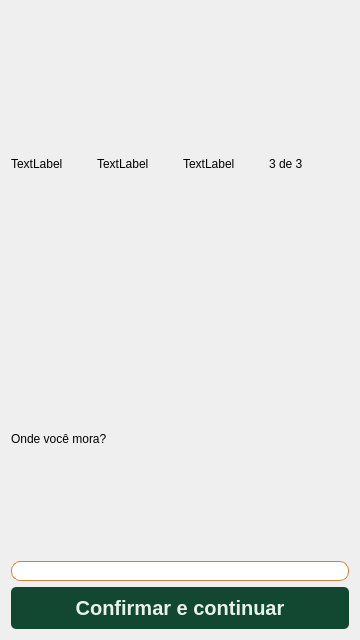
<?xml version="1.0" encoding="UTF-8"?>
<ui version="4.0">
 <class>Form</class>
 <widget class="QWidget" name="Form">
  <property name="geometry">
   <rect>
    <x>0</x>
    <y>0</y>
    <width>360</width>
    <height>640</height>
   </rect>
  </property>
  <property name="minimumSize">
   <size>
    <width>360</width>
    <height>640</height>
   </size>
  </property>
  <property name="maximumSize">
   <size>
    <width>360</width>
    <height>640</height>
   </size>
  </property>
  <property name="windowTitle">
   <string>Form</string>
  </property>
  <property name="styleSheet">
   <string notr="true">QLabel{
	font-family: &quot;Roboto Flex&quot;;
}

QPushButton{
	background-color:#124831;
	color:#E9F2EA;
	font-family:&quot;Roboto Flex&quot;;
	font-weight:600;
	font-size:20px;
	border-radius:5px;
	padding:9px;
}

QPushButton:hover{
	background-color:#003619;
}

QLineEdit{
	border: 1px solid #D2813A;
	color: #1E1E1E;
	background-color: #FFFFFF;
	border-radius: 9px;
	font-size: 14px;
}

QLabel#welcome_label{
	font-family:&quot;Roboto Flex&quot;;
	font-weight:600;
	font-size:48px;
	color:#124831;
}

QLabel#question_label{
	font-family:&quot;Roboto Flex&quot;;
	font-weight:600;
	font-size:20px;
	color: #1E1E1E;
}

QLabel#code_label{
	font-family:&quot;Roboto Flex&quot;;
	font-weight:500;
	font-size:12px;
	color: #7C5A3C;
}

QLabel#phone_number_label{
	font-weight:800;
	color: #6DAD65;
}

QLabel#message_label{
	font-family:&quot;Roboto Flex&quot;;
	font-weight:600;
	font-size:12px;
	color:#124831;
	background-color:#D6E6D4;
	border-radius:9px;
}</string>
  </property>
  <layout class="QVBoxLayout" name="verticalLayout_2">
   <item>
    <layout class="QHBoxLayout" name="horizontalLayout_2">
     <item>
      <widget class="QLabel" name="progress1">
       <property name="text">
        <string>TextLabel</string>
       </property>
      </widget>
     </item>
     <item>
      <widget class="QLabel" name="progress2">
       <property name="text">
        <string>TextLabel</string>
       </property>
      </widget>
     </item>
     <item>
      <widget class="QLabel" name="progress3">
       <property name="text">
        <string>TextLabel</string>
       </property>
      </widget>
     </item>
     <item>
      <widget class="QLabel" name="label_5">
       <property name="text">
        <string>3 de 3</string>
       </property>
      </widget>
     </item>
    </layout>
   </item>
   <item>
    <layout class="QVBoxLayout" name="verticalLayout">
     <item>
      <layout class="QHBoxLayout" name="horizontalLayout">
       <item>
        <layout class="QVBoxLayout" name="verticalLayout_5">
         <item>
          <widget class="QLabel" name="code_sent_label">
           <property name="text">
            <string>Onde você mora?</string>
           </property>
          </widget>
         </item>
        </layout>
       </item>
      </layout>
     </item>
     <item>
      <widget class="QLineEdit" name="town_lineedit"/>
     </item>
     <item>
      <widget class="QPushButton" name="next_button">
       <property name="text">
        <string>Confirmar e continuar</string>
       </property>
       <property name="icon">
        <iconset>
         <normaloff>images/okay-icon.png</normaloff>images/okay-icon.png</iconset>
       </property>
      </widget>
     </item>
    </layout>
   </item>
  </layout>
 </widget>
 <resources/>
 <connections/>
</ui>
